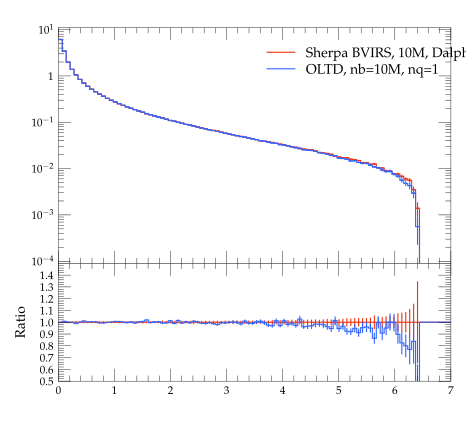

Python code for this plot:
#! /usr/bin/env python

# This Python script was auto-generated using YODA v2.0.0.
# Analysis object: /evtb/inc_tjb_pt
# Timestamp: 15-04-2024 (14:39:54)

import matplotlib as mpl
import matplotlib.pyplot as plt
mpl.use('Agg') # comment out for interactive use
import os
import numpy as np

plotDir = os.path.split(os.path.realpath(__file__))[0]
if 'YODA_USER_PLOT_PATH' in globals():
    plot_outdir = globals()['YODA_USER_PLOT_PATH']
else:
    plot_outdir = plotDir

#plot style
plt.style.use(os.path.join(plotDir, '../default.mplstyle'))
# plot metadata
figW, figH = plt.rcParams['figure.figsize']
ax_xLabel = r''
ax_yLabel = r''
ax_title  = r''
ax_xScale = 'linear'
ax_yScale = 'log'
xLims = (0.0, 7.0)
yLims = (9e-05, 11.0)

# TeX-friendly labels for the legend
labels = [ r"Sherpa BVIRS, 10M, Dalpha=0.01", r"OLTD, nb=10M, nq=1" ]

# Create figure and axis objects
fig, (ax, ratio0_ax) = plt.subplots(2, 1, sharex=True,
                  figsize=(figW,figH), gridspec_kw={'height_ratios': (2, 1)})
ratio0_ax.yaxis.set_major_locator(mpl.ticker.MultipleLocator(0.1))
ratio0_ax.set_ylim(0.5, 1.4999)
ratio0_ax.set_ylabel('Ratio')

# LineColor map: curve index -> color
linecolors = {0: '#EE3311', 1: '#3366FF'}
# the numerical data is stored in a separate file
dataf = dict()
prefix = os.path.split(__file__)[0]
if prefix:    prefix = prefix + '/'
exec(open(prefix+'inc_tjb_pt__data.py').read(), dataf)


legend_handles = [] # keep track of handles for the legend

# style options for curves
# starts at zorder>=5 to draw curve on top of legend
styles = {
  'curve0': {
    'color' : linecolors[0],
    'linestyle' : '-',
    'marker' : 'o',
    'zorder' : 5,
    'histstyle' : True,
  },
  'curve1': {
    'color' : linecolors[1],
    'linestyle' : '-',
    'marker' : 'o',
    'zorder' : 6,
    'histstyle' : True,
  },
}
# curve from input yoda files in main panel
for label in dataf['yvals'].keys():
    if all(np.isnan(v) for v in dataf['yvals'][label]):
        continue
    tmp = None
    if styles[label]['histstyle']: # draw as histogram
        tmp, = ax.plot(dataf['xedges'], dataf['yedges'][label],
                       color=styles[label]['color'],
                       linestyle=styles[label]['linestyle'],
                       drawstyle='steps-pre', solid_joinstyle='miter',
                       zorder=styles[label]['zorder'], label=label)
        ax.errorbar(dataf['xpoints'], dataf['yvals'][label], color=styles[label]['color'],
                    xerr=dataf['xerrs'], yerr=[dataf['ydowns'][label], dataf['yups'][label]],
                    linestyle='none', zorder=styles[label]['zorder'])
    else: # draw as scatter
        tmp = ax.errorbar(dataf['xpoints'], dataf['yvals'][label],
                          xerr=dataf['xerrs'],
                          yerr=[ dataf['ydowns'][label],
                          dataf['yups'][label] ],
                          fmt=styles[label]['marker'],
                          ecolor=styles[label]['color'],
                          color=styles[label]['color'], zorder=2)
        tmp[-1][0].set_linestyle(styles[label]['linestyle'])
    legend_handles += [tmp]
    for varLabel in dataf['variation_yvals'].keys():
        if varLabel.startswith(label):
            tmp, = ax.plot(dataf['xedges'], dataf['variation_yvals'][varLabel],
                           color=styles[label]['color'],
                           linestyle=styles[label]['linestyle'],
                           drawstyle='steps-pre', solid_joinstyle='miter',
                           zorder=styles[label]['zorder'], alpha=0.5)


# plots on ratio panel
# curve from input yoda files in ratio panel
for label, yvals in dataf['ratio0_yvals'].items():
    if all(np.isnan(v) for v in yvals):
        continue
    if styles[label]['histstyle']: # plot as histogram
        ratio0_ax.plot(dataf['xedges'], yvals,
                       color=styles[label]['color'],
                       linestyle=styles[label]['linestyle'],
                       drawstyle='steps-pre', zorder=1,
                       solid_joinstyle='miter')
        ratio0_ax.vlines(dataf['xpoints'],
                         dataf['ratio0_ymin'][label],
                         dataf['ratio0_ymax'][label],
                         color=styles[label]['color'], zorder=1)
    else: # plot as scatter
        tmp = ratio0_ax.errorbar(dataf['xpoints'],
                                 yvals, xerr=dataf['xerrs'],
                                 yerr=dataf['ratio0_yerrs'][label],
                                 fmt=styles[label]['marker'],
                                 ecolor=styles[label]['color'],
                                 color=styles[label]['color'])
        tmp[-1][0].set_linestyle(styles[label]['linestyle'])

    for varlabel in dataf['ratio0_variation_vals'].keys():
        if varlabel.startswith(label):
            ratio0_ax.plot(dataf['xedges'],
                            dataf['ratio0_variation_vals'][varlabel],
                            color=styles[label]['color'],
                            linestyle=styles[label]['linestyle'],
                            drawstyle='steps-pre', solid_joinstyle='miter',
                            zorder=1, alpha=0.5)

legend_pos = (0.5, 0.97)
ax.legend(legend_handles, labels, loc='upper left', bbox_to_anchor=legend_pos)

# set plot metadata as defined above
ratio0_ax.set_xlabel(ax_xLabel)
ratio0_ax.xaxis.set_label_coords(1., -.15)
ax.set_ylabel(ax_yLabel, loc='top')
ax.set_title(ax_title, loc='left')
ax.set_xscale(ax_xScale)
ax.set_yscale(ax_yScale)
ax.set_xlim(xLims)
ax.set_ylim(yLims)

# tick formatting
plt.rcParams['xtick.top'] = True
plt.rcParams['ytick.right'] = True
ax.yaxis.set_major_locator(mpl.ticker.LogLocator(base=10.0, numticks=np.inf))
ax.yaxis.set_minor_locator(mpl.ticker.LogLocator(
                           base=10.0, subs=np.arange(0.1, 1, 0.1), numticks=np.inf))
fig.align_ylabels((ax, ratio0_ax))
plt.savefig(os.path.join(plot_outdir, 'inc_tjb_pt.pdf'), format='PDF')
plt.savefig(os.path.join(plot_outdir, 'inc_tjb_pt.png'), format='PNG')

plt.close(fig)
